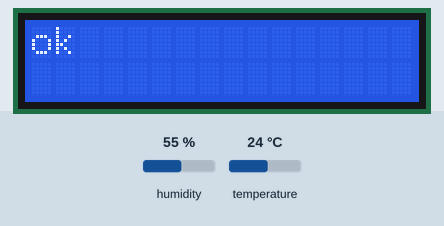
Simulated run of this sketch. Board: ESP8266 (NodeMCU). On the bench: 16×2 character LCD. The inputs (shaded band) are chosen by the test bench; at power-on: humidity 55 %, temperature 24 °C. WiFi joins after 1.5 s; servers stay silent unless stated; the local clock reads 2024-03-15 10:24:30 at power-on unless the sketch sets it; what the sketch prints to the serial monitor is not drawn.

Above: at 1.6 s.
At 5.7 s:
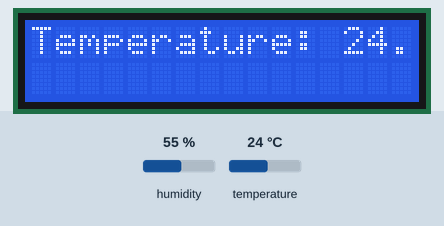
At 6.8 s:
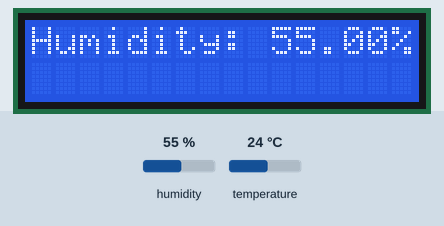
At 8.0 s:
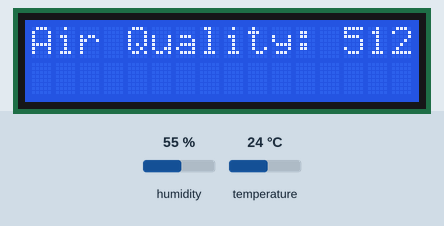
At 9.0 s:
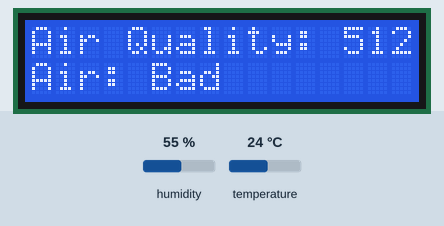

The sketch:

Code_connected_firebase.ino
```cpp
#include <Arduino.h>
#include <Wire.h>  // Include the Wire library for I2C communication
#include <LiquidCrystal_I2C.h>  // Include the LiquidCrystal_I2C library
#if defined(ESP32)
  #include <WiFi.h>
#elif defined(ESP8266)
  #include <ESP8266WiFi.h>
#endif
#include <Firebase_ESP_Client.h>
#include <time.h>
#include "sntp.h"
#include "DHT.h"

//Provide the token generation process info.
#include "addons/TokenHelper.h"
//Provide the RTDB payload printing info and other helper functions.
#include "addons/RTDBHelper.h"

// Insert your network credentials
#define WIFI_SSID "Tany Wifi-tp-link"
#define WIFI_PASSWORD "Tany@2608MS"

// Insert Firebase project API Key
#define API_KEY "AIzaSyAceHTAU_hhYO_efcGa8vTXN9UcDl5gV60"

// Insert RTDB URLefine the RTDB URL */
#define DATABASE_URL "https://zeopuri-default-rtdb.firebaseio.com/"


#define DHTPIN 4           // Pin connected to DHT11 sensor
#define DHTTYPE DHT11      // DHT 11
#define MQ7PIN A0          // Pin connected to MQ-7 sensor
#define BAD_THRESHOLD 50  // Threshold for bad air quality
#define TEMP_THRESHOLD 30  // Temperature threshold for alert
#define DISPLAY_DELAY 5000 // Delay for displaying air quality in milliseconds
#define ARDUINO_SERIAL_TX 17 // TX pin of ESP32 connected to RX pin of Arduino
#define ARDUINO_SERIAL_RX 16 // RX pin of ESP32 connected to TX pin of Arduino
#define R0_VALUE 10.0


const char* ntpServer1 = "pool.ntp.org";
const char* ntpServer2 = "time.nist.gov";

//Define Firebase Data object
FirebaseData fbdo;

FirebaseAuth auth;
FirebaseConfig config;

FirebaseJson json;
FirebaseJson json2;

bool signupOK = false;

// LCD configuration
#define LCD_ADDRESS 0x3F  // I2C address of your LCD display
#define LCD_COLUMNS 16    // Number of columns in your LCD display
#define LCD_ROWS 2        // Number of rows in your LCD display

LiquidCrystal_I2C lcd(LCD_ADDRESS, LCD_COLUMNS, LCD_ROWS);  // Initialize the LCD object
DHT dht(DHTPIN, DHTTYPE);


void setup(){
  Serial.begin(115200);
  Serial2.begin(9600); // Initialize Serial2 for communication with Arduino
  lcd.init();  // Initialize the LCD display
  lcd.backlight();  // Turn on the backlight

  pinMode(MQ7PIN, INPUT);
  dht.begin();

  WiFi.begin(WIFI_SSID, WIFI_PASSWORD);
  Serial.print("Connecting to Wi-Fi");
  while (WiFi.status() != WL_CONNECTED){
    Serial.print(".");
    delay(300);
  }
  Serial.println();
  Serial.print("Connected with IP: ");
  Serial.println(WiFi.localIP());
  Serial.println();

  /* Assign the api key (required) */
  config.api_key = API_KEY;

  /* Assign the RTDB URL (required) */
  config.database_url = DATABASE_URL;

  /* Sign up */
  if (Firebase.signUp(&config, &auth, "", "")){
    Serial.println("ok");
    updateLCD("ok");
    delay(1000);
    // lcd.clear();
    signupOK = true;

  }
  else{
    Serial.printf("%s\n", config.signer.signupError.message.c_str());
  }

  /* Assign the callback function for the long running token generation task */
  config.token_status_callback = tokenStatusCallback; //see addons/TokenHelper.h

  Firebase.begin(&config, &auth);
  Firebase.reconnectWiFi(true);

  sntp_set_time_sync_notification_cb(NULL); // Disable time adjustment callback
  sntp_servermode_dhcp(1); // Enable SNTP server mode
  configTime(19800, 0, ntpServer1, ntpServer2); // Start NTP time synchronization

  // Display welcome message
  // lcd.clear();
  // lcd.setCursor(0, 0);
  // lcd.print("Welcome to");
  // lcd.setCursor(0, 1);
  // lcd.print("Agriculture App");
  // delay(2000); // 2 seconds delay
  // lcd.clear();

}

String getFormattedLocalTime()
{
  struct tm timeinfo;
  if(!getLocalTime(&timeinfo)){
    Serial.println("No time available (yet)");
    return "000000000000"; // Return a default value if time is not available
  }

  char buffer[15];
  sprintf(buffer, "%04d%02d%02d%02d%02d%02d",
          timeinfo.tm_year + 1900, timeinfo.tm_mon + 1, timeinfo.tm_mday,
          timeinfo.tm_hour, timeinfo.tm_min, timeinfo.tm_sec);
  return String(buffer);
}


void pushDataToFirebase() {

  String username;
  username = "ZeoData";


  String formattedTime = getFormattedLocalTime();

  String path =  "/" + username + "/temperature_value";

  float temperature = dht.readTemperature();

  updateLCD("Temperature: ");
  lcd.print(temperature);
  lcd.print("C");
  delay(1000);
  if (temperature > TEMP_THRESHOLD) {
    Serial.println("High Temperature Alert");
    delay(2000);
  }
  json.clear();
  json.add("id", formattedTime);
  json.add("value", temperature);
  if (Firebase.RTDB.pushJSON(&fbdo, path, &json)) {
    Serial.println("Temperature data pushed to Firebase");
  } else {
    Serial.println("Error pushing temperature data to Firebase");
    Serial.println(fbdo.errorReason());
  }

  String path1 = "/" + username +  "/Humidity_value";
  float humidity = dht.readHumidity();

  updateLCD("Humidity: ");
  lcd.print(humidity);
  lcd.print("%  ");
  delay(1000);

  json.clear();
  json.add("id", formattedTime);
  json.add("value", humidity);
  if (Firebase.RTDB.pushJSON(&fbdo, path1, &json)) {
    Serial.println("Humidity data pushed to Firebase");

  } else {
    Serial.println("Error pushing Humidity data to Firebase");
    Serial.println(fbdo.errorReason());
  }

  String path2 = "/" + username +  "/Air_quality";
  float airQuality = analogRead(MQ7PIN);

  updateLCD("Air Quality: ");
  lcd.print(airQuality);
  delay(1000);

  if (airQuality > BAD_THRESHOLD) {
    lcd.setCursor(0, 1);
    lcd.print("Air: Bad");
      // Send signal to turn on fan
    Serial2.println("FAN_ON");
    delay(30000); // fan or for 30 secs
  } else {
    lcd.setCursor(0, 1);
    lcd.print("Air: Good");
      // Send signal to turn off fan
    Serial2.println("FAN_OFF");
  }

    Serial.print("Air Quality: ");
    Serial.println(airQuality);


  json.clear();
  json.add("id", formattedTime);
  json.add("value", airQuality);
  if (Firebase.RTDB.pushJSON(&fbdo, path2, &json)) {
    Serial.println("Air Quality data pushed to Firebase");

  } else {
    Serial.println("Error pushing Air Quality data to Firebase");
    Serial.println(fbdo.errorReason());
  }


}

void updateLCD(const String& message) {
  lcd.clear();
  lcd.setCursor(0, 0);
  lcd.print(message);
}


void loop() {
  static unsigned long lastPushTime = 0;
  const unsigned long pushInterval = 5000;

  unsigned long currentMillis = millis();
  if (currentMillis - lastPushTime >= pushInterval) {
    pushDataToFirebase();
    lastPushTime = currentMillis;
  }


  delay(1000);
}
```

Measured:
- what the display in image 0 shows lasts 4.0 s, from 1.6 s to 5.6 s
- what the display in image 1 shows lasts 1.2 s, from 5.6 s to 6.8 s
- what the display in image 3 shows lasts 1.0 s, from 8.0 s to 9.0 s
